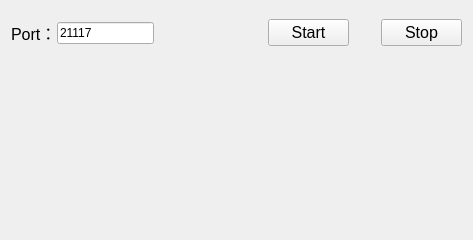
<?xml version="1.0" encoding="UTF-8"?>
<ui version="4.0">
 <class>RelayServerClass</class>
 <widget class="QWidget" name="RelayServerClass">
  <property name="geometry">
   <rect>
    <x>0</x>
    <y>0</y>
    <width>473</width>
    <height>240</height>
   </rect>
  </property>
  <property name="windowTitle">
   <string>RelayServer</string>
  </property>
  <layout class="QHBoxLayout" name="horizontalLayout">
   <property name="spacing">
    <number>0</number>
   </property>
   <item>
    <widget class="QWidget" name="widget" native="true">
     <property name="enabled">
      <bool>true</bool>
     </property>
     <property name="sizePolicy">
      <sizepolicy hsizetype="Expanding" vsizetype="Expanding">
       <horstretch>0</horstretch>
       <verstretch>0</verstretch>
      </sizepolicy>
     </property>
     <property name="contextMenuPolicy">
      <enum>Qt::ContextMenuPolicy::DefaultContextMenu</enum>
     </property>
     <layout class="QVBoxLayout" name="verticalLayout" stretch="2,8">
      <property name="spacing">
       <number>0</number>
      </property>
      <property name="leftMargin">
       <number>0</number>
      </property>
      <property name="topMargin">
       <number>0</number>
      </property>
      <property name="rightMargin">
       <number>0</number>
      </property>
      <property name="bottomMargin">
       <number>0</number>
      </property>
      <item>
       <widget class="QWidget" name="widget_2" native="true">
        <layout class="QHBoxLayout" name="horizontalLayout_2" stretch="1,6,7,5,2,5">
         <property name="spacing">
          <number>0</number>
         </property>
         <property name="leftMargin">
          <number>0</number>
         </property>
         <property name="topMargin">
          <number>0</number>
         </property>
         <property name="rightMargin">
          <number>0</number>
         </property>
         <property name="bottomMargin">
          <number>0</number>
         </property>
         <item>
          <widget class="QLabel" name="label">
           <property name="font">
            <font>
             <pointsize>12</pointsize>
            </font>
           </property>
           <property name="text">
            <string>Port：</string>
           </property>
          </widget>
         </item>
         <item>
          <widget class="QLineEdit" name="lineEdit">
           <property name="text">
            <string>21117</string>
           </property>
          </widget>
         </item>
         <item>
          <spacer name="horizontalSpacer">
           <property name="orientation">
            <enum>Qt::Orientation::Horizontal</enum>
           </property>
           <property name="sizeHint" stdset="0">
            <size>
             <width>79</width>
             <height>20</height>
            </size>
           </property>
          </spacer>
         </item>
         <item>
          <widget class="QPushButton" name="startButton_">
           <property name="font">
            <font>
             <pointsize>12</pointsize>
            </font>
           </property>
           <property name="text">
            <string>Start</string>
           </property>
          </widget>
         </item>
         <item>
          <spacer name="horizontalSpacer_2">
           <property name="orientation">
            <enum>Qt::Orientation::Horizontal</enum>
           </property>
           <property name="sizeHint" stdset="0">
            <size>
             <width>40</width>
             <height>20</height>
            </size>
           </property>
          </spacer>
         </item>
         <item>
          <widget class="QPushButton" name="stopButton_">
           <property name="font">
            <font>
             <pointsize>12</pointsize>
            </font>
           </property>
           <property name="text">
            <string>Stop</string>
           </property>
          </widget>
         </item>
        </layout>
       </widget>
      </item>
      <item>
       <widget class="QWidget" name="widget_3" native="true">
        <property name="sizePolicy">
         <sizepolicy hsizetype="Expanding" vsizetype="Expanding">
          <horstretch>0</horstretch>
          <verstretch>0</verstretch>
         </sizepolicy>
        </property>
        <property name="maximumSize">
         <size>
          <width>16777215</width>
          <height>16777215</height>
         </size>
        </property>
        <property name="autoFillBackground">
         <bool>true</bool>
        </property>
       </widget>
      </item>
     </layout>
    </widget>
   </item>
  </layout>
 </widget>
 <layoutdefault spacing="6" margin="11"/>
 <resources>
  <include location="RelayServer.qrc"/>
 </resources>
 <connections/>
</ui>
